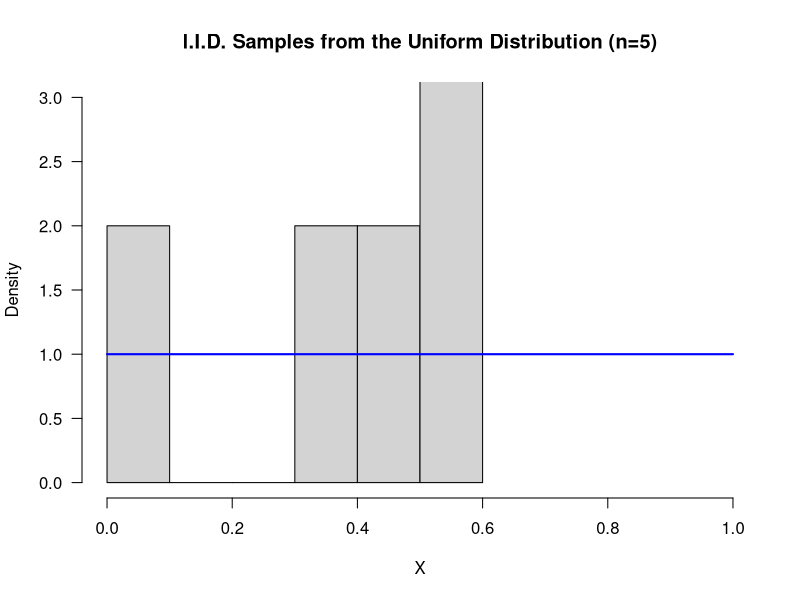
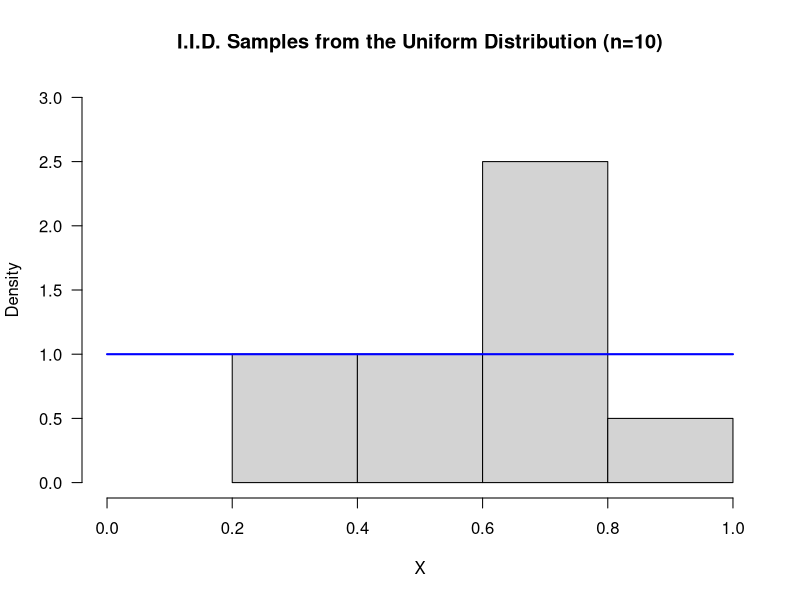
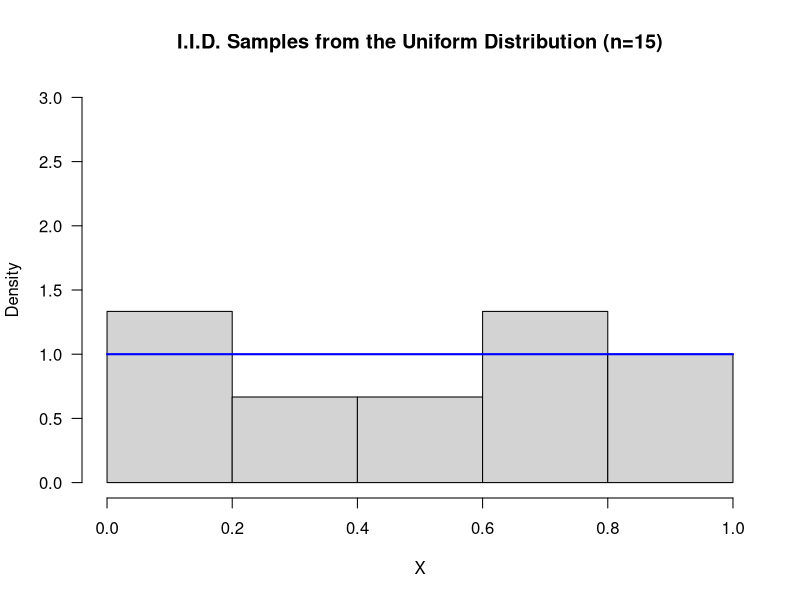
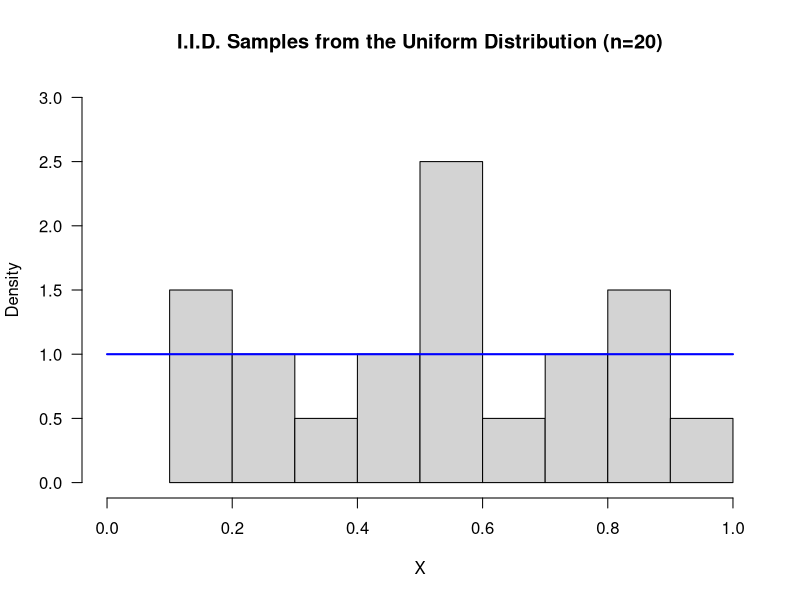
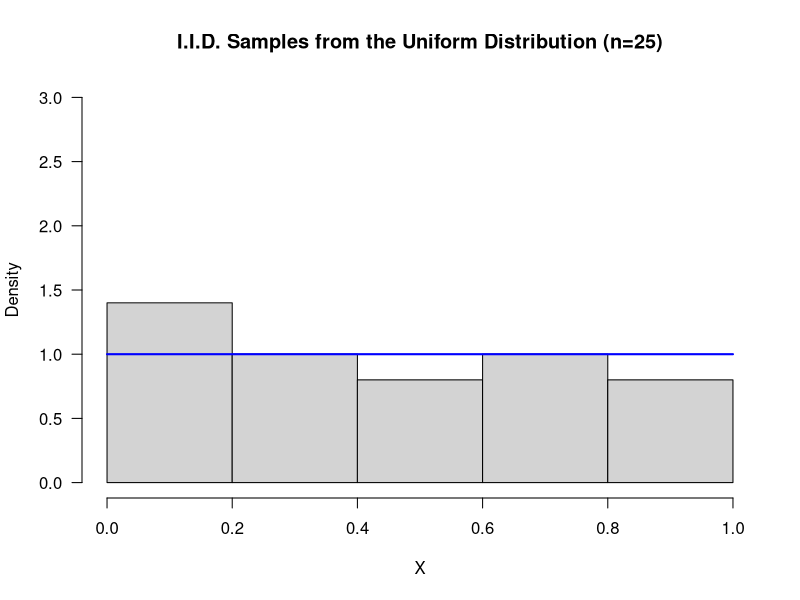
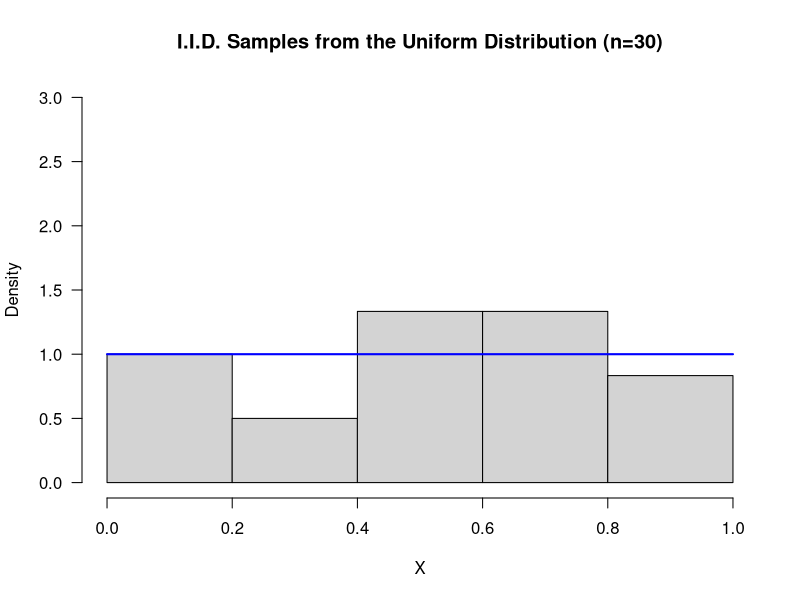
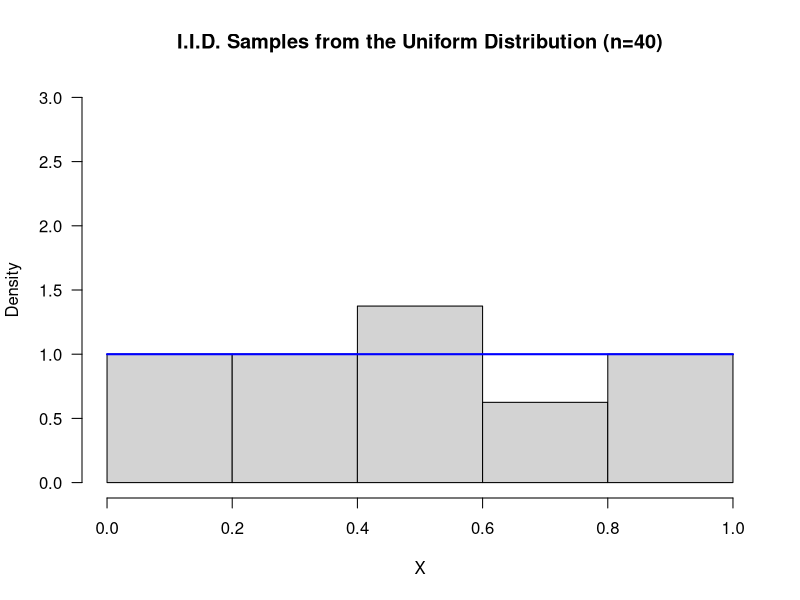
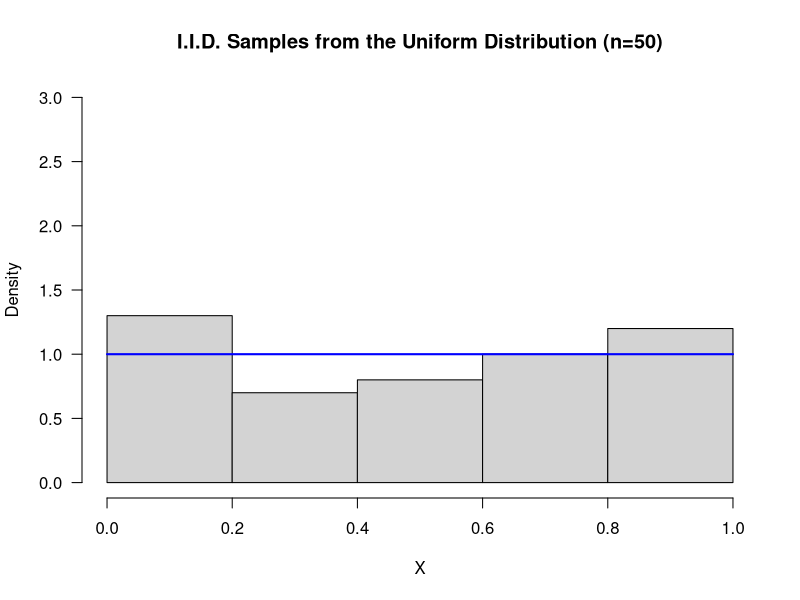

Write the R code that produced these figures, in order.
###########################################################
# TA 12/31
###########################################################

options(scipen=999)

nSizes <- c(5, 10, 15, 20, 25, 30, 
            40, 50, 60, 70, 80, 90, 100, 
            200, 300, 400, 500, 
            1e3, 1e4, 1e5, 1e6)


# sample from uniform
for (n in nSizes) {
  hist(runif(n, 0, 1), probability=T, 
       xlab = "X", 
       main=paste0("I.I.D. Samples from the Uniform Distribution (n=", n, ")"), 
       xlim = c(0, 1), ylim = c(0, 3), las = 1)
  curve(dunif, add=T, col="blue", lwd = 2)
}


# sample from binomial
for (n in nSizes) {
  N = 50; P = 0.3
  hist(rbinom(n, N, P), probability=T, 
       xlab = "X", 
       main=paste0("I.I.D. Samples from the Binomial Distribution (n=", n, ", p=", P, ")"), 
       xlim = c(0, 30), ylim = c(0, 0.2), las = 1)
  curve(dnorm(x, N*P, sqrt(N*P*(1-P))), add=T, col="blue", lwd=2)
  legend("topright", legend=c("Normal Curve"), col="blue", lwd=2, cex=1.2)
}


# sample from normal
for (n in nSizes) {
  hist(rnorm(n, 0, 1), probability=T, 
       xlab = "X", 
       main=paste0("I.I.D. Samples from the Normal Distribution (n=", n, ")"), 
       xlim = c(-4, 4), ylim = c(0, 0.6), las = 1)
  curve(dnorm, add=T, col="blue", lwd = 2)
}


# sample from t
for (n in nSizes) {
  df <- 10
  hist(rt(n, df), probability=T, 
       xlab = "X", 
       main=paste0("I.I.D. Samples from the t Distribution (n=", n, ", df=", df, ")"), 
       xlim = c(-4, 4), ylim = c(0, 0.6), las = 1)
  curve(dt(x, df), add=T, col="blue", lwd=2)
}


# t approximate normal
DFs <- c(1:30, c(4:9)*10, 1e2, 1e3, 1e4, 1e5, 1e6)
for (df in DFs) {
  curve(dt(x, df), col = "blue", lwd = 2,
        ylab = "Density", xlab = "X", 
        main = paste0("t and Normal Distribution (df=", df, ")"),
        xlim=c(-4, 4), ylim=c(0, 0.45), las=1)
  curve(dnorm, add=T, col="red", lwd=2) 
  legend("topright", cex = 1.2, 
         legend=c("Normal", "t"), col=c("red", "blue"), lwd=2)
}

